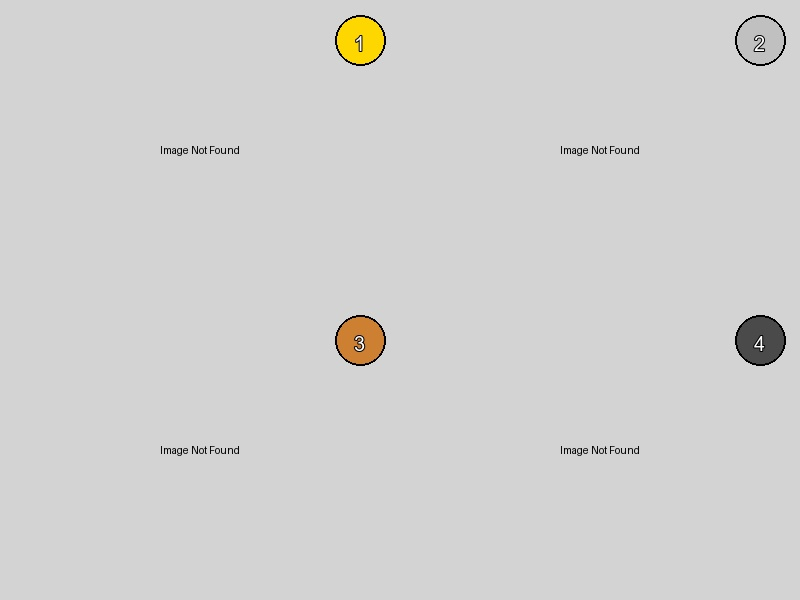
#> input picture my_image_grid.jpg, 800 x 600 px
$ python -i image_grid_creator.py   (imports and definitions only)
#> lines starting #> are read from the running program, lines starting #| are printed output that depends on the picture; after the words box and inside, x2 and y2 are one past the last pixel; in counts of white or black regions, pixels touching at a corner belong together; pictures that were not available may be replaced by others from this repository, and a replacement may not be noted
import base64
import time

import pandas as pd
import requests
from PIL import Image, ImageDraw, ImageFont, ImageFilter
import io
from typing import List, Tuple


class ImageGridCreator:
    def __init__(self, grid_size: Tuple[int, int] = (800, 800)):
        """
        Initialize the ImageGridCreator

        Args:
            grid_size: Tuple of (width, height) for the final grid image
        """
        self.grid_size = grid_size
        self.medal_emojis = {
            1: '🥇',  # Gold medal
            2: '🥈',  # Silver medal
            3: '🥉',  # Bronze medal
        }
        # Modern color scheme
        self.colors = {
            'primary': '#1a1a1a',  # Dark charcoal
            'secondary': '#2d2d2d',  # Medium gray
            'accent': '#8394a8',  # Modern blue
            'light': '#f8f9fa',  # Off-white
            'gradient_start': '#667eea',  # Purple-blue
            'gradient_end': '#764ba2',  # Purple
            'shadow': '#00000020'  # Transparent black for shadows
        }

    def create_modern_background(self, size: Tuple[int, int]) -> Image.Image:
        try:
            # Assuming "Classes/background.png" is a valid path
            background = Image.open("Classes/background.png").convert("RGB")
            background = background.resize(size, Image.Resampling.LANCZOS)
            return background
        except Exception as e:
            print(f"Error loading custom background image: {e}. Using fallback.")
            fallback = Image.new('RGB', size, self.colors['primary'])
            return fallback

    def create_image_frame(self, image: Image.Image, frame_size: Tuple[int, int],
                           corner_radius: int = 15, shadow_offset: int = 8) -> Image.Image:
        """
        Create a modern frame around an image with rounded corners and shadow

        Args:
            image: PIL Image to frame
            frame_size: Size of the frame area
            corner_radius: Radius for rounded corners
            shadow_offset: Offset for drop shadow

        Returns:
            PIL Image with modern frame
        """
        padding = 20
        inner_size = (frame_size[0] - 2 * padding, frame_size[1] - 2 * padding)
        image.thumbnail(inner_size, Image.Resampling.LANCZOS)
        frame = Image.new('RGBA', frame_size, (0, 0, 0, 0))
        frame_draw = ImageDraw.Draw(frame)
        img_x = (frame_size[0] - image.width) // 2
        img_y = (frame_size[1] - image.height) // 2
        shadow_color = self.colors['shadow']
        shadow_x = img_x + shadow_offset
        shadow_y = img_y + shadow_offset
        frame_draw.rounded_rectangle(
            [shadow_x, shadow_y, shadow_x + image.width, shadow_y + image.height],
            radius=corner_radius,
            fill=shadow_color
        )
        frame_draw.rounded_rectangle(
            [img_x - 5, img_y - 5, img_x + image.width + 5, img_y + image.height + 5],
            radius=corner_radius,
            fill='white',
            outline=self.colors['accent'],
            width=2
        )
        if image.mode != 'RGBA':
            image = image.convert('RGBA')
        mask = Image.new('L', image.size, 0)
        mask_draw = ImageDraw.Draw(mask)
        mask_draw.rounded_rectangle([0, 0, image.width, image.height], radius=corner_radius, fill=255)
        masked_image = Image.new('RGBA', image.size, (0, 0, 0, 0))
        masked_image.paste(image, (0, 0))
        masked_image.putalpha(mask)
        frame.paste(masked_image, (img_x, img_y), masked_image)
        return frame

    def download_image(self, url: str) -> Image.Image:
        """
        Download an image from URL and return PIL Image object

        Args:
            url: Image URL to download

        Returns:
            PIL Image object
        """
        try:
            response = requests.get(url, timeout=10)
            response.raise_for_status()
            image = Image.open(io.BytesIO(response.content))
            return image.convert('RGB')
        except Exception as e:
            print(f"Error downloading image from {url}: {e}")
            placeholder = Image.new('RGB', (400, 300), color=self.colors['light'])
            draw = ImageDraw.Draw(placeholder)
            try:
                font = ImageFont.truetype("arial.ttf", 20)
            except IOError:
                font = ImageFont.load_default()
            draw.rounded_rectangle([20, 20, 380, 280], radius=20, fill=self.colors['secondary'])
            draw.text((200, 150), "Image Not Found", fill=self.colors['light'], anchor='mm', font=font)
            return placeholder

    def create_medal_or_number(self, ranking: int, size: int = 80) -> Image.Image:
        icon_image = Image.new('RGBA', (size, size), (0, 0, 0, 0))
        try:
            emoji_path = f"emojis/{ranking}.png"  # Update path if needed
            medal_img = Image.open(emoji_path).convert("RGBA")
            medal_img = medal_img.resize((size, size), Image.Resampling.LANCZOS)
            icon_image.paste(medal_img, (0, 0), medal_img)
            return icon_image
        except Exception as e:
            print(f"Error loading medal emoji image for rank {ranking}: {e}")
            # Fall through to number drawing if loading fails


    def resize_image_to_fit(self, image: Image.Image, target_size: Tuple[int, int]) -> Image.Image:
        """
        Resize image to fit within target size while maintaining aspect ratio

        Args:
            image: PIL Image to resize
            target_size: Target (width, height)

        Returns:
            Resized PIL Image
        """
        image.thumbnail(target_size, Image.Resampling.LANCZOS)
        return image

    def create_grid(self, image_urls: List[str], page_index: int = 0, products_per_page: int = 3) -> Image.Image:
        """
        Create a grid of images with appropriate medals/numbers based on page index

        Args:
            image_urls: List of image URLs
            page_index: Current page index (0-based)
            products_per_page: Number of products per page
        """
        num_images = len(image_urls)
        start_ranking = page_index * products_per_page + 1
        grid_image = self.create_modern_background(self.grid_size)

        if num_images == 0:
            return grid_image  # Return background if no images

        # 1 image case
        if num_images == 1:
            img = self.download_image(image_urls[0])
            framed_img = self.create_image_frame(img, self.grid_size, corner_radius=20)
            final_grid = Image.new('RGB', self.grid_size)
            final_grid.paste(grid_image, (0, 0))
            final_grid.paste(framed_img, (0, 0), framed_img)
            ranking = start_ranking
            medal = self.create_medal_or_number(ranking, size=100)
            medal_x = self.grid_size[0] - medal.width - 20
            medal_y = 25
            final_grid.paste(medal, (medal_x, medal_y), medal)
            return final_grid

        # 2 images case
        if num_images == 2:
            individual_size = (self.grid_size[0] // 2, self.grid_size[1])
            final_grid = Image.new('RGB', self.grid_size)
            final_grid.paste(grid_image, (0, 0))
            for i, url in enumerate(image_urls):
                img = self.download_image(url)
                framed_img = self.create_image_frame(img, individual_size, corner_radius=15)
                # Position right-to-left: First image (higher rank) goes right
                pos = ((1 - i) * (self.grid_size[0] // 2), 0)
                final_grid.paste(framed_img, pos, framed_img)
                ranking = start_ranking + i
                medal = self.create_medal_or_number(ranking, size=80)
                # Adjust medal position based on frame
                if page_index == 0:
                    medal_x = pos[0] + individual_size[0] - medal.width - 20
                    medal_y = pos[1] + 225
                else:
                    medal_x = pos[0] + individual_size[0] - medal.width - 20
                    medal_y = 220
                final_grid.paste(medal, (medal_x, medal_y), medal)
            return final_grid

        # 3 images case
        else:
            half_width = self.grid_size[0] // 2
            half_height = self.grid_size[1] // 2
            final_grid = Image.new('RGB', self.grid_size)
            final_grid.paste(grid_image, (0, 0))

            # Define positions based on ranking (1st top-right, 2nd top-left, 3rd bottom-center)
            positions_and_sizes = [
                ((half_width, 0), (half_width, half_height)),  # Rank 1
                ((0, 0), (half_width, half_height)),  # Rank 2
                ((self.grid_size[0] // 4, half_height), (half_width, half_height)),  # Rank 3
            ]

            for i, url in enumerate(image_urls):
                if i >= len(positions_and_sizes): break  # Safety break

                pos, size = positions_and_sizes[i]
                img = self.download_image(url)
                framed_img = self.create_image_frame(img, size, corner_radius=15)
                final_grid.paste(framed_img, pos, framed_img)

                ranking = start_ranking + i
                medal = self.create_medal_or_number(ranking, size=80)
                if page_index == 0:
                    medal_x = pos[0] + size[0] - medal.width - 20
                    medal_y = pos[1] + 25
                else:
                    medal_x = pos[0] + size[0] - medal.width - 20
                    medal_y = pos[1] + 20
                final_grid.paste(medal, (medal_x, medal_y), medal)

            return final_grid

    def save_grid(self, df: pd.DataFrame, page_index, IS_PRINT_IMAGE=False, products_per_page: int = 3):
        start_time = time.time()
        image_column: str = "product_main_image_url"
        image_urls = df[image_column].dropna().head(products_per_page).tolist()
        grid_image = self.create_grid(image_urls, page_index, products_per_page)
        image_bytes_io = self.pil_image_to_bytesio(grid_image)
        if IS_PRINT_IMAGE:
            image = Image.open(image_bytes_io)
            image.show()
        total_time = time.time() - start_time
        return image_bytes_io, total_time

    def pil_image_to_bytesio(self, pil_img: Image.Image, format: str = "PNG") -> io.BytesIO:
        buffered = io.BytesIO()
        buffered.name = f'image.{format.lower()}'
        pil_img.save(buffered, format=format)
        buffered.seek(0)
        return buffered

>>> import cv2
>>> picture = cv2.imread('../my_image_grid.jpg', cv2.IMREAD_GRAYSCALE)
#> picture: shape (600, 800); min 0, max 255, mean 209.3
>>> result = ImageGridCreator().create_grid(picture)
#> in create_grid, `num_images = len(image_urls)`: num_images = 600
#> in create_modern_background, `background = background.resize(size, Image.Resampling.LANCZOS)`:
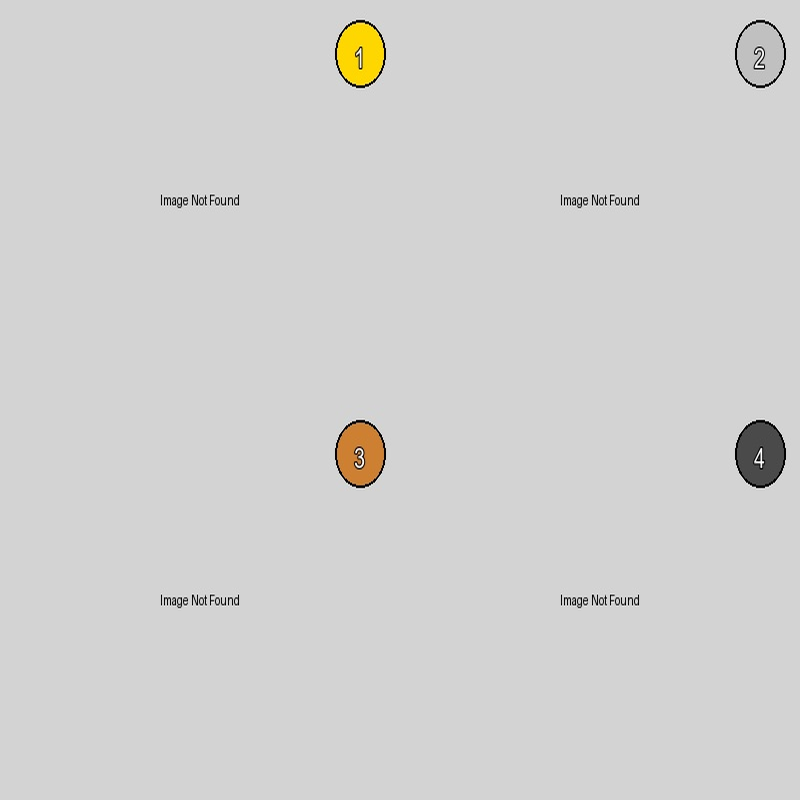
#> background: PIL image 800x800 RGB; mean R, G, B 209.7, 209.3, 208.3
#> in create_grid, `final_grid = Image.new('RGB', self.grid_size)`: final_grid: PIL image 800x800 RGB; every value is 0
#> in create_grid, `pos, size = positions_and_sizes[i]`: pos = (400, 0); size = (400, 400)
#> in create_image_frame, `inner_size = (frame_size[0] - 2 * padding, frame_size[1] - 2 * padding)`: inner_size = (360, 360)
#> in create_image_frame, `frame = Image.new('RGBA', frame_size, (0, 0, 0, 0))`: frame: PIL image 400x400 RGBA; every value is 0
#> in create_image_frame, `img_x = (frame_size[0] - image.width) // 2`: img_x = 20
#> in create_image_frame, `img_y = (frame_size[1] - image.height) // 2`: img_y = 65
#> in create_image_frame, `shadow_x = img_x + shadow_offset`: shadow_x = 28
#> in create_image_frame, `shadow_y = img_y + shadow_offset`: shadow_y = 73
#> in create_image_frame, `mask = Image.new('L', image.size, 0)`: mask: PIL image 360x270 L; every value is 0
#> in create_image_frame, `masked_image = Image.new('RGBA', image.size, (0, 0, 0, 0))`: masked_image: PIL image 360x270 RGBA; every value is 0
#> in create_image_frame, `masked_image.putalpha(mask)`:
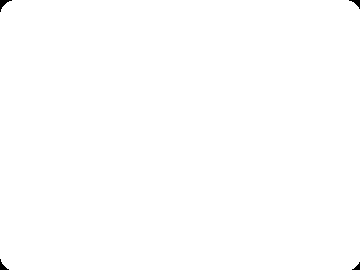
#> mask: PIL image 360x270 L; 99.8% white; 4 black regions, box (x1, y1, x2, y2) and area: (0, 0, 12, 12) 53, (349, 0, 360, 9) 41, (0, 259, 9, 270) 41, (352, 262, 360, 270) 30
#> in create_image_frame, `frame.paste(masked_image, (img_x, img_y), masked_image)`:
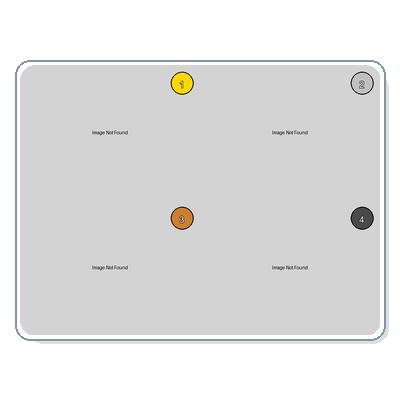
#> frame: PIL image 400x400 RGBA; mean R, G, B, A 136.4, 136.4, 136.1, 166.2; transparent parts drawn white
#> in create_grid, `ranking = start_ranking + i`: ranking = 1
#> in create_medal_or_number, `icon_image = Image.new('RGBA', (size, size), (0, 0, 0, 0))`: icon_image: PIL image 80x80 RGBA; every value is 0
#> in create_medal_or_number, `emoji_path = f"emojis/{ranking}.png"`: emoji_path = 'emojis/1.png'
#| Error loading medal emoji image for rank 1: [Errno 2] No such file or directory: 'emojis/1.png'
#> (the run stopped early here; a loop or call above may not have finished)
